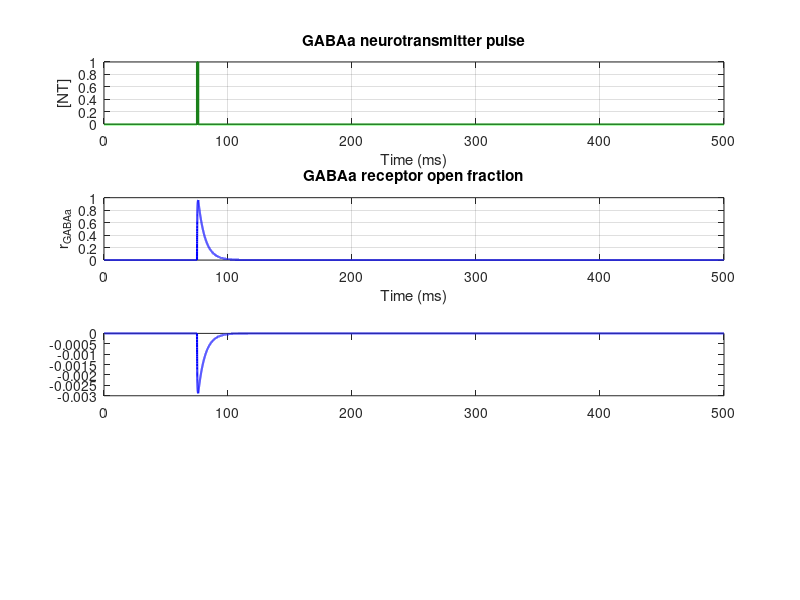

Reproduce this figure in MATLAB. (Note: this script raises an error after producing the figure.)
%% GABAa receptor dynamics only
% Standalone version of the GABAa synapse from the EPSC/IPSC script.
% Edit the parameters below to explore this one receptor in isolation.
clear; close all; clc

%% Simulation setup
N_num = 1;
tspan = 500; % ms
dt = 0.01; % time step for Euler method
loop = ceil(tspan/dt) + 1; % number of time samples
time = (0:loop-1).*dt; % time vector in ms

%% Postsynaptic voltage used to calculate current
v_post_GABA = -50; % mV

%% GABAa constants (Destexhe)
Cmax_GABAa = 1; % max neurotransmitter concentration
Cdur_GABAa = 1; % neurotransmitter pulse duration, ms
alpha_GABAa = 5; % forward binding rate
beta_GABAa = 0.18; % backward unbinding rate
E_GABAa = -80; % reversal potential, mV
g_GABAa = 0.0001; % maximum conductance

%% Neurotransmitter pulse
GABA_start_ms = 75; % pulse onset, ms
nt_GABAa = zeros(N_num, loop);

GABA_start = round(GABA_start_ms/dt) + 1;
GABA_stop = min(loop, GABA_start + round(Cdur_GABAa/dt) - 1);
nt_GABAa(:, GABA_start:GABA_stop) = Cmax_GABAa;

%% Initial receptor value
r_GABAa = zeros(N_num, loop);

%% Current array
I_GABAa = zeros(N_num, loop);
dGABAa_rdt = zeros(N_num, loop);

%% Euler method
for i = 1:loop-1
    % GABAa receptor open fraction
    dGABAa_rdt(:, i) = (alpha_GABAa.*nt_GABAa(:, i).*(1-r_GABAa(:, i))) ...
        - (beta_GABAa.*r_GABAa(:, i));
    r_GABAa(:, i+1) = r_GABAa(:, i) + dt.*dGABAa_rdt(:, i);

    % GABAa inhibitory postsynaptic current
    I_GABAa(:, i) = g_GABAa.*r_GABAa(:, i).*(E_GABAa-v_post_GABA);
end

% Fill the final current sample after the last receptor update.
I_GABAa(:, end) = g_GABAa.*r_GABAa(:, end).*(E_GABAa-v_post_GABA);

%% Summary values
[peak_current, peak_idx] = min(I_GABAa, [], 2);
peak_time = time(peak_idx);
charge_transfer = trapz(time, I_GABAa, 2);

fprintf('Peak GABAa current: %.6g at %.2f ms\n', peak_current, peak_time);
fprintf('Charge transfer: %.6g current*ms\n', charge_transfer);

%% Plot GABAa dynamics
figure('Name','GABAa Dynamics Only','Color','w');

subplot(4,1,1)
plot(time, nt_GABAa, 'Color', [0.1 0.5 0.1], 'LineWidth', 1.5)
title('GABAa neurotransmitter pulse')
xlabel('Time (ms)')
ylabel('[NT]')
grid on

subplot(4,1,2)
plot(time, r_GABAa, 'b', 'LineWidth', 1.5)
title('GABAa receptor open fraction')
xlabel('Time (ms)')
ylabel('r_{GABAa}')
ylim([0 1])
grid on

subplot(4,1,3)
plot(time, I_GABAa, 'b', 'LineWidth', 1.5)
yline(0,'k:')
title('GABAa IPSC')
xlabel('Time (ms)')
ylabel('Current')
grid on

subplot(4,1,4)
plot(time, cumtrapz(time, I_GABAa), 'k', 'LineWidth', 1.5)
yline(0,'k:')
title('Cumulative GABAa charge transfer')
xlabel('Time (ms)')
ylabel('Current*ms')
grid on
